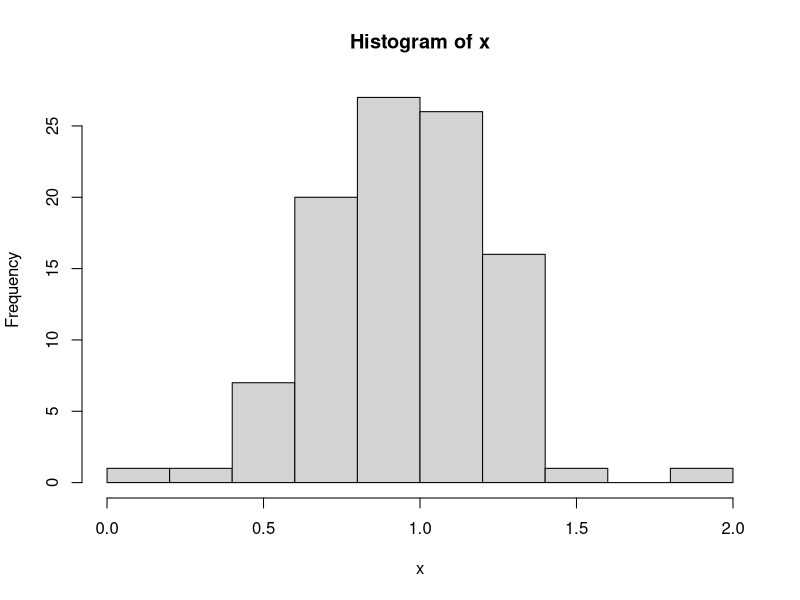
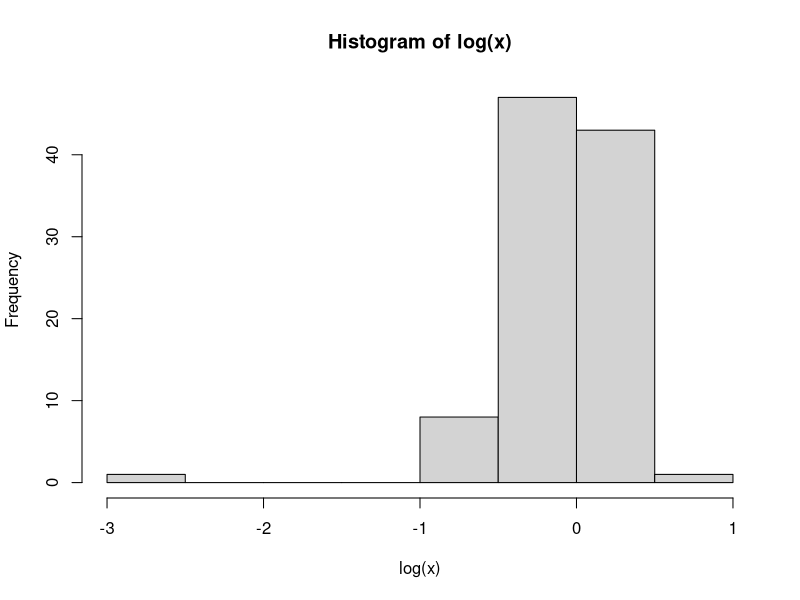

These figures' R source, in order:
## ---- chunk 1
knitr::opts_chunk$set(echo = TRUE)
## ---- chunk 2
x<-rnorm(100, mean = 1, sd=0.25)
## ---- chunk 3
mean(x)
var(x)
## ---- chunk 4
mean(log(x))
var(log(x))
## ---- chunk 5
hist(x)
hist(log(x))
